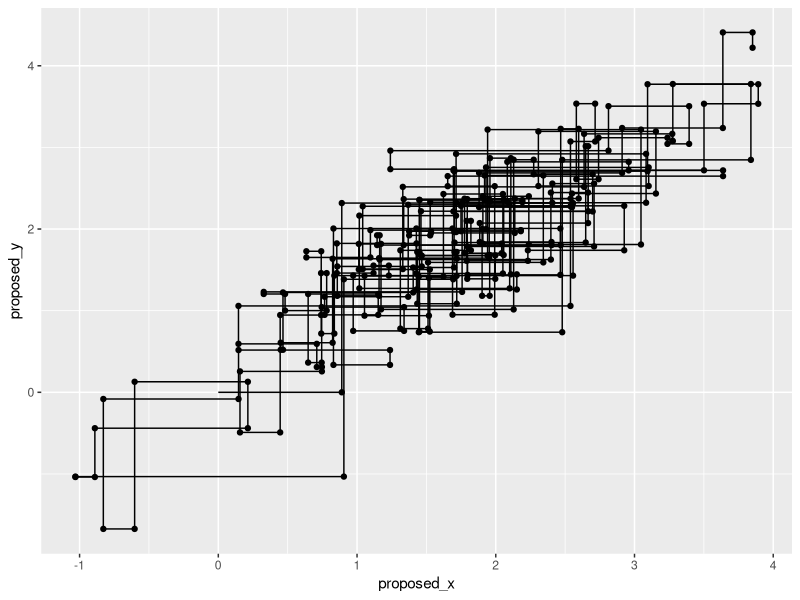

The R source for this figure:
# MCMC（マルコフ連鎖モンテカルロ）：ギブズサンプリング
#
# やること：複数の変数のうち１つの変数を除いて固定し、その変数のアップデートを繰り返す
#           アップデートは、その変数自身以外の全条件付き分布(full conditional)より行う
# 解釈：    Metropolis-Hastings(MH)の特殊な場合
#           提案分布を、全条件付き分布とした場合、採用率は必ず１になる
#
# p(x) : ２次元ガウス分布N(x|u=[1.5,1.5],S=[1 0.8 0.8 1])とする
#

library(ggplot2)
library(reshape2)
N = 300
u = c(1.5,1.5)
S = matrix( c(1,0.8,0.8,1), 2, 2 )

# 提案分布 q((x,y)|(x',y')) : q(x|(x',y'))=p(x|y') or q(y|(x',y'))=p(y|x')
# 　多次元正規分布の場合は、
#      p(x|y)=N(u_x+S_xy*S_x/S_y(y-u_y),sqrt(1-S_xy^2)*S_x)
#      p(y|x)=N(u_y+S_xy*S_y/S_x(x-u_x),sqrt(1-S_xy^2)*S_y)
x_ <- c(0,0)
sample_accepted <- matrix( NA, N, 2 )
sample_proposed <- matrix( NA, N, 2 )
for( i in 1:N ){
  sample_accepted[i,] <- x_
  if( i %% 2 == 1 ){
    x <- c( rnorm( 1, u[1]+S[1,2]*S[1,1]/S[2,2]*(x_[2]-u[2]), sqrt(1-S[1,2]^2)*S[1,1]),
            x_[2] )
  } else {
    x <- c( x_[1],
            rnorm( 1, u[2]+S[2,1]*S[2,2]/S[1,1]*(x_[1]-u[1]), sqrt(1-S[2,1]^2)*S[2,2]) )
  }
  sample_proposed[i,] <- x
  x_ <- x
}

plot.data = data.frame( t=1:N, 
                        accepted_x=sample_accepted[,1], accepted_y=sample_accepted[,2],
                        proposed_x=sample_proposed[,1], proposed_y=sample_proposed[,2] )
gp = ggplot( plot.data )
gp = gp + geom_point( aes(x=proposed_x,y=proposed_y))
gp = gp + geom_segment( aes(x=accepted_x, xend=proposed_x,
                            y=accepted_y, yend=proposed_y ))
print( gp )
